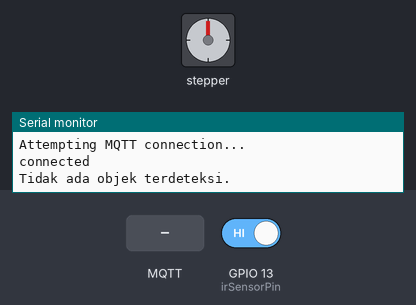
This sketch was run on a simulated ESP32. On the bench: stepper motor, the last lines printed to the serial monitor. Wiring (inferred from the names in the program): stepper motor driver (200 steps per turn assumed): step GPIO 16; direction GPIO 17. The inputs (shaded band) are chosen by the test bench; at power-on: GPIO 13 (irSensorPin) HIGH. WiFi joins after 1.5 s; servers stay silent unless stated; the local clock reads 2024-03-15 10:24:30 at power-on unless the sketch sets it; no MQTT or app messages arrive unless stated.

Above: at 2.7 s.
2.8 s: MQTT message "MSB-001-T" arrives on the first subscribed topic
At 6.0 s:
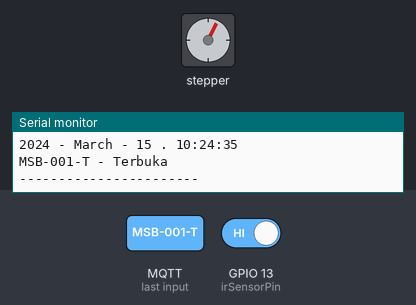
6.3 s: MQTT message "MSB-001-T" arrives on the first subscribed topic
At 10.4 s:
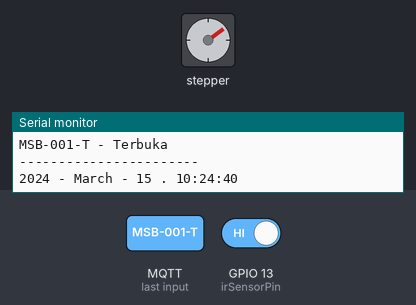
10.7 s: GPIO 13 (irSensorPin) driven LOW
At 15.1 s:
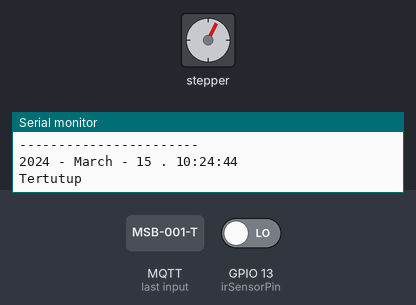
Timing chart, 0 to 16.6 s (numbered marks = the images above; inputs shaded):
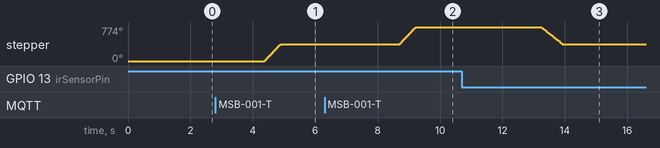

Measured:
- after the input at 2.8 s, stepper: turns 387° clockwise in 0.52 s, starting after 1.6 s
- after the input at 6.3 s, stepper: turns 387° clockwise in 0.52 s, starting after 2.4 s
- after the input at 10.7 s, stepper: turns 387° counter-clockwise in 0.69 s, starting after 2.5 s

The sketch:

Control_StepperProximity.ino
```cpp
#include <WiFi.h>
#include <PubSubClient.h>
#include <ArduinoJson.h> // Include the ArduinoJson library
#include "time.h"
#include "sntp.h"

const char* ssid = "WIFIUSERNAME";
const char* password = "WIFIPASSWORD";

// Set up MQTT Broker
const char* mqtt_server = "YoursMQTTBroker";
const char* mqtt_user = "YourUsername";
const char* mqtt_password = "YourPassword";


// Setting NTP - Untuk waktu lokal (WIB)
const char* ntpServer1 = "pool.ntp.org";
const char* ntpServer2 = "time.nist.gov";
const long  gmtOffset_sec = 7 * 3600; // WIB (UTC + 7 hours)
const int   daylightOffset_sec = 0;

const char* time_zone = "CET-1CEST,M3.5.0,M10.5.0/3";  // TimeZone rule for Europe/Rome including daylight adjustment rules (optional)


// Topik mesin - ADD YOUR TOPIC TO VARIABLE
const char* MQTT_topic = "MQTT/status";
const char* control_topic = "Motor/control";
const char* resp_topic = "Motor/resp";
const char* status_topic = "Motor/status";
const char* counter_topic = "counter/value";

// Sensor Proximity Pin
const int irSensorPin = 13;  // Pin ADC yang terhubung ke kaki Vo sensor IR.

bool commandReceived = false; // Pemeriksa untuk melacak penerimaan perintah

WiFiClient espClient;
PubSubClient client(espClient);

char timeString[40];

int counter = 0;
unsigned long previousMillis = 0;
const long interval = 7000;

// Konfigurasi pin motor stepper
const int PUL_PIN = 16;  // GPIO 26 pada ESP32
const int DIR_PIN = 17;  // GPIO 27 pada ESP32

// Fungsi print waktu lokal
void printLocalTime()
{
  struct tm timeinfo;
  if (!getLocalTime(&timeinfo)) {
    Serial.println("No time available (yet)");
    return;
  }
  strftime(timeString, sizeof(timeString), "%Y - %B - %d . %H:%M:%S ", &timeinfo);

  //When : Year/month/day Time
  Serial.println(timeString);

  if (!client.connected()) {
    reconnect();
  }

}

void publish_HIGH_Message() {
  printLocalTime(); // Call the printLocalTime function to get the formatted time string

  DynamicJsonDocument jsonDoc(256); // Create a JSON document with a capacity of 256 bytes

  jsonDoc["ID"] = "MSB-001-T";
  jsonDoc["Status"] = "HIGH";
  jsonDoc["Open"] = "True";
  jsonDoc["When"] = timeString;

  if (!client.connected()) {
    reconnect();
  }

  char jsonBuffer[256];
  serializeJson(jsonDoc, jsonBuffer); // Serialize the JSON document to a buffer

  // Add a new line character at the end of the JSON payload
  strcat(jsonBuffer, "\n");

  // Publish the JSON message to the MQTT topic
  client.publish(resp_topic, jsonBuffer);
}

void publish_LOW_Message() {
  printLocalTime(); // Call the printLocalTime function to get the formatted time string

  DynamicJsonDocument jsonDoc(256); // Create a JSON document with a capacity of 256 bytes

  jsonDoc["ID"] = "MSB-001-T";
  jsonDoc["Status"] = "LOW";
  jsonDoc["Open"] = "False";
  jsonDoc["When"] = timeString;

  if (!client.connected()) {
    reconnect();
  }

  char jsonBuffer[256];
  serializeJson(jsonDoc, jsonBuffer); // Serialize the JSON document to a buffer

  // Add a new line character at the end of the JSON payload
  strcat(jsonBuffer, "\n");

  // Publish the JSON message to the MQTT topic
  client.publish(resp_topic, jsonBuffer);
}


void publish_Falsestatus() {
  printLocalTime(); // Call the printLocalTime function to get the formatted time string

  DynamicJsonDocument jsonDoc(256); // Create a JSON document with a capacity of 256 bytes

  jsonDoc["ID"] = "MSB-001-T";
  jsonDoc["Open"] = "False";
  jsonDoc["When"] = timeString;

  if (!client.connected()) {
    reconnect();
  }

  char jsonBuffer[256];
  serializeJson(jsonDoc, jsonBuffer); // Serialize the JSON document to a buffer

  // Add a new line character at the end of the JSON payload
  strcat(jsonBuffer, "\n");

  // Publish the JSON message to the MQTT topic
  client.publish(resp_topic, jsonBuffer);
}

void publish_Truestatus() {
  printLocalTime(); // Call the printLocalTime function to get the formatted time string

  DynamicJsonDocument jsonDoc(256); // Create a JSON document with a capacity of 256 bytes

  jsonDoc["ID"] = "MSB-001-T";
  jsonDoc["Open"] = "True";
  jsonDoc["When"] = timeString;

  if (!client.connected()) {
    reconnect();
  }

  char jsonBuffer[256];
  serializeJson(jsonDoc, jsonBuffer); // Serialize the JSON document to a buffer

  // Add a new line character at the end of the JSON payload
  strcat(jsonBuffer, "\n");

  // Publish the JSON message to the MQTT topic
  client.publish(resp_topic, jsonBuffer);
}


void sendESPStatus() {
  printLocalTime(); // Call the printLocalTime function to get the formatted time string
  DynamicJsonDocument jsonDoc(256); // Create a JSON document with a capacity of 256 bytes

  jsonDoc["ID"] = "MSB-001-T";
  jsonDoc["Connection"] = "ONLINE";

  if (!client.connected()) {
    reconnect();
  }
  char jsonBuffer[256];
  serializeJson(jsonDoc, jsonBuffer); // Serialize the JSON document to a buffer
  // Add a new line character at the end of the JSON payload
  strcat(jsonBuffer, "\n");
  // Publish the JSON message to the MQTT topic
  client.publish(resp_topic, jsonBuffer);
}


void Publish_Door_Open() {
  printLocalTime(); // Call the printLocalTime function to get the formatted time string

  DynamicJsonDocument jsonDoc(256); // Create a JSON document with a capacity of 256 bytes

  jsonDoc["ID"] = "MSB-001-T";
  jsonDoc["DOOR"] = "OPEN / TERBUKA";
  jsonDoc["When"] = timeString;

  if (!client.connected()) {
    reconnect();
  }

  char jsonBuffer[256];
  serializeJson(jsonDoc, jsonBuffer); // Serialize the JSON document to a buffer
  strcat(jsonBuffer, "\n"); // Add a new line character at the end of the JSON payload
  client.publish(status_topic, jsonBuffer);
}

void Publish_Door_Close() {
  printLocalTime(); // Call the printLocalTime function to get the formatted time string

  DynamicJsonDocument jsonDoc(256); // Create a JSON document with a capacity of 256 bytes

  jsonDoc["ID"] = "MSB-001-T";
  jsonDoc["DOOR"] = "CLOSED / TERTUTUP";
  jsonDoc["When"] = timeString;

  if (!client.connected()) {
    reconnect();
  }

  char jsonBuffer[256];
  serializeJson(jsonDoc, jsonBuffer); // Serialize the JSON document to a buffer
  strcat(jsonBuffer, "\n"); // Add a new line character at the end of the JSON payload
  client.publish(status_topic, jsonBuffer);
}

void Sensor_status() {
  printLocalTime(); // Call the printLocalTime function to get the formatted time string

  DynamicJsonDocument jsonDoc(256); // Create a JSON document with a capacity of 256 bytes

  jsonDoc["ID"] = "MSB-001-T";
  jsonDoc["Object"] = "OBJECT DETECTED";
  jsonDoc["When"] = timeString;
  if (!client.connected()) {
    reconnect();
  }

  char jsonBuffer[256];
  serializeJson(jsonDoc, jsonBuffer); // Serialize the JSON document to a buffer
  strcat(jsonBuffer, "\n"); // Add a new line character at the end of the JSON payload
  client.publish(status_topic, jsonBuffer);
}


void Counter_Message() {
  printLocalTime(); // Call the printLocalTime function to get the formatted time string
  DynamicJsonDocument jsonDoc(256); // Create a JSON document with a capacity of 256 bytes

  jsonDoc["ID"] = "MSB-001-T";
  jsonDoc["Jumlah"] = counter;
  jsonDoc["When"] = timeString;

  if (!client.connected()) {
    reconnect();
  }
  char jsonBuffer[256];
  serializeJson(jsonDoc, jsonBuffer); // Serialize the JSON document to a buffer
  strcat(jsonBuffer, "\n");
  client.publish(counter_topic, jsonBuffer);
}


void ResetCounter_() {
  printLocalTime(); // Call the printLocalTime function to get the formatted time string
  DynamicJsonDocument jsonDoc(256); // Create a JSON document with a capacity of 256 bytes

  jsonDoc["ID"] = "MSB-001-T";
  jsonDoc["Jumlah"] = counter;
  jsonDoc["Info"] = "Counter reset to 0";

  if (!client.connected()) {
    reconnect();
  }
  char jsonBuffer[256];
  serializeJson(jsonDoc, jsonBuffer); // Serialize the JSON document to a buffer
  strcat(jsonBuffer, "\n");
  client.publish(counter_topic, jsonBuffer);
}

//////////        //////////////////


void setup() {
  Serial.begin(115200);

  pinMode(irSensorPin, INPUT);
  pinMode(PUL_PIN, OUTPUT);
  pinMode(DIR_PIN, OUTPUT);

  // Wifi Setup
  setup_wifi();

  client.setServer(mqtt_server, 1883);
  client.setCallback(callback);

  // NTP - local time setup -  set notification call-back function
  sntp_servermode_dhcp(1);    // (optional)
  configTime(gmtOffset_sec, daylightOffset_sec, ntpServer1, ntpServer2);
  //configTzTime(time_zone, ntpServer1, ntpServer2);

}

void setup_wifi() {
  delay(10);
  Serial.println();
  Serial.print("Connecting to ");
  Serial.println(ssid);
  WiFi.begin(ssid, password);
  while (WiFi.status() != WL_CONNECTED) {
    delay(500);
    Serial.print(".");
  }
  Serial.println("");
  Serial.println("WiFi connected");
  Serial.println("IP address: ");
  Serial.println(WiFi.localIP());
}

void callback(char *topic, byte *payload, unsigned int length) {
  String message = "";
  for (int i = 0; i < length; i++) {
    message += (char)payload[i];
  }
  Serial.println("Message : " + message);
  Serial.println();
  Serial.println("MSB-001-T Online");
  Serial.println("-----------------------");

  // Assuming message is a JSON string like {"ID": "MSB-001-T"}
  DynamicJsonDocument jsonDoc(256);
  DeserializationError error = deserializeJson(jsonDoc, message);

  if (error) {
    Serial.print("Failed to parse JSON: ");
    Serial.println(error.c_str());
  }
  else {
    const char* device = jsonDoc["ID"];
    const char* check_status = jsonDoc["Code"];

    if (strcmp(device, "MSB-001-T") == 0) {
      commandReceived = true;
      digitalWrite (DIR_PIN, HIGH);
      for (int i = 0; i < 215; i++) { // 215 langkah
        digitalWrite (PUL_PIN, HIGH);
        delayMicroseconds(1200); // Kecepatan bisa disesuaikan
        digitalWrite (PUL_PIN, LOW);
        delayMicroseconds(1200);
      }
      delay(1000);
      publish_HIGH_Message();
      Serial.println("-----------------------");
      Serial.println("MSB-001-T - Terbuka");
      Publish_Door_Open();
      Serial.println("-----------------------");
    }
    else if (strcmp(device, "MSB-001-T") == 0 && strcmp(check_status, "3") == 0) {
      if (commandReceived = true) {
        publish_Truestatus();
      }
      else {
        publish_Falsestatus();
      }
    }
    else if (strcmp(device, "MSB-001-T") == 0 && strcmp(check_status, "reset") == 0) {
      commandReceived = false;
      counter = 0;

      // Create reset message
      String resetMessage = "Counter reset to 0";
      Serial.println(resetMessage);
      ResetCounter_();
    }
   }

    if (message == "MSB-001-T") {
      commandReceived = true;
      publish_HIGH_Message();
      digitalWrite (DIR_PIN, HIGH);
      for (int i = 0; i < 215; i++) { // 215 langkah motor
        digitalWrite (PUL_PIN, HIGH);
        delayMicroseconds(1200); // Kecepatan bisa disesuaikan
        digitalWrite (PUL_PIN, LOW);
        delayMicroseconds(1200);
      }
      // Delay untuk menunggu sepenuhnya
      delay(1000);
      publish_HIGH_Message();
      Serial.println("-----------------------");
      Publish_Door_Open();
      Serial.println("MSB-001-T - Terbuka");
      Serial.println("-----------------------");
    }

    else if (message == "MSB-001-T - Reset") {
      commandReceived = false;
      counter = 0;

      // Create reset message
      String resetMessage = "Counter reset to 0";
      Serial.println(resetMessage);
      ResetCounter_();
    }
}

void reconnect() {
  while (!client.connected()) {
    Serial.println("Attempting MQTT connection...");
    if (client.connect("MSB-001-T", mqtt_user, mqtt_password)) {
      Serial.println("connected");
      client.publish(MQTT_topic, "Hi MSB-001-T ,we're connected");
      client.subscribe(control_topic);
    } else {
      Serial.print("failed, rc=");
      Serial.print(client.state());
      Serial.println(" try again in 5 seconds");
      delay(5000);
    }
  }
}

  void loop() {
    if (!client.connected()) {
      reconnect();
    }
    client.loop();

    unsigned long currentMillis = millis();
    if (currentMillis - previousMillis >= interval) {
      previousMillis = currentMillis;

      sendESPStatus();
      delay(2000);
    }
    delay(1000);


    int irSensorValue = digitalRead(irSensorPin);

    if (commandReceived && irSensorValue == LOW) {
      Serial.println("Objek terdeteksi!");
      // Publish status jika objek terdeteksi
      Sensor_status();
      // Jalankan logika objek terdeteksi
      Serial.println("MSB-001-L1 LOW");
      digitalWrite (DIR_PIN, LOW);
      for (int i = 0; i < 215; i++) { // 215 langkah menutup lengan
        digitalWrite (PUL_PIN, HIGH);
        delayMicroseconds(1600); // kecepatan bisa disesuaikan
        digitalWrite (PUL_PIN, LOW);
        delayMicroseconds(1600);
      }
      // Delay untuk menunggu sepenuhnya
      delay(1000);
      publish_LOW_Message();
      Serial.println("-----------------------");
      Publish_Door_Close();
      Serial.println("Tertutup");
      delay(800);
      commandReceived = false;
      counter++;


      // Create message counter +
      String counterMessage = "Buah Manis (Cat-A): " + String(counter);
      Serial.println(counterMessage);

      Counter_Message();
      Serial.println("-----------------------");

    }
    else {
      Serial.println("Tidak ada objek terdeteksi.");
      delay(800);
      // Tambahkan logika kontrol atau respons sesuai kebutuhan
    }
    delay(1000);  // Tambahkan penundaan agar tidak membaca data terlalu cepat

  }
```
